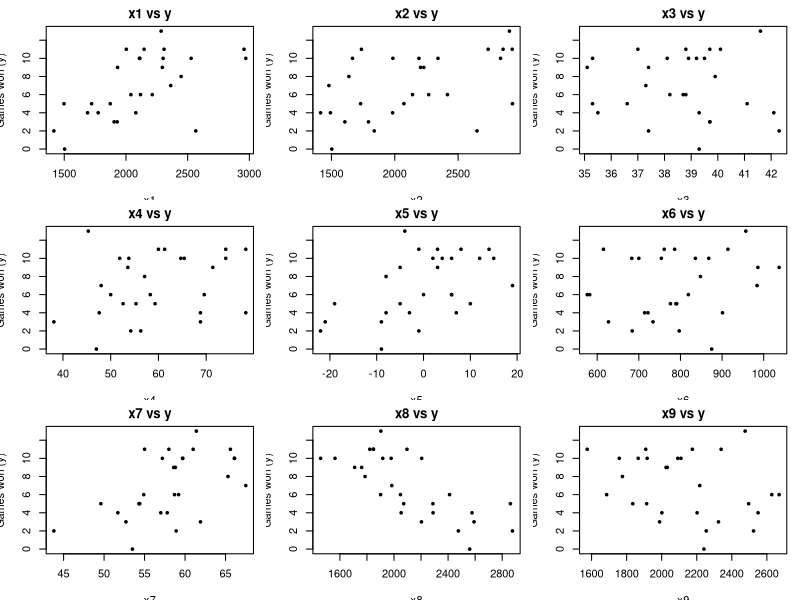

This chart was generated by the following R code:
## ---- chunk 1
knitr::opts_chunk$set(echo = TRUE)
## ---- chunk 2
df <- read.csv("football.csv")
op <- par(no.readonly = TRUE)
on.exit(par(op), add = TRUE)
par(mfrow = c(3, 3), mar = c(3.5, 3.5, 2, 1))

for (j in paste0("x", 1:9)) {
  plot(df[[j]], df[["y"]],
       xlab = j, ylab = "Games won (y)",
       main = paste(j, "vs y"),
       pch = 20, cex = 0.8)
}
## ---- chunk 3
fit <- lm("y ~ x1 + x2 + x5 + x7 + x8", data=df)
summary(fit)
## ---- chunk 4
anova(fit)
## ---- chunk 5
fit0<-lm(y~1, data=df)
anova(fit, fit0)
## ---- chunk 6
0.0034689/0.0007673
## ---- chunk 7
fit_reduced <- lm("y ~ x2 + x8", data = df)
anova(fit, fit_reduced)
